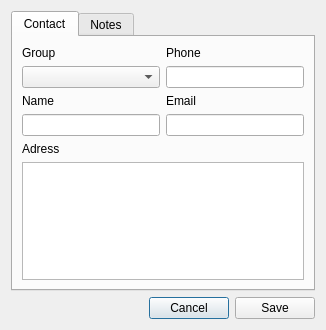
<ui version="4.0" >
 <class>AddDialog</class>
 <widget class="QDialog" name="AddDialog" >
  <property name="geometry" >
   <rect>
    <x>0</x>
    <y>0</y>
    <width>326</width>
    <height>330</height>
   </rect>
  </property>
  <property name="sizePolicy" >
   <sizepolicy vsizetype="Preferred" hsizetype="Fixed" >
    <horstretch>0</horstretch>
    <verstretch>0</verstretch>
   </sizepolicy>
  </property>
  <property name="windowTitle" >
   <string>Dialog</string>
  </property>
  <layout class="QGridLayout" >
   <item row="0" column="0" colspan="3" >
    <widget class="QTabWidget" name="tabWidget" >
     <property name="currentIndex" >
      <number>0</number>
     </property>
     <widget class="QWidget" name="tab" >
      <attribute name="title" >
       <string>Contact</string>
      </attribute>
      <layout class="QGridLayout" >
       <item row="0" column="0" >
        <widget class="QLabel" name="label_5" >
         <property name="text" >
          <string>Group</string>
         </property>
        </widget>
       </item>
       <item row="0" column="1" >
        <widget class="QLabel" name="label_3" >
         <property name="text" >
          <string>Phone</string>
         </property>
        </widget>
       </item>
       <item row="1" column="0" >
        <widget class="QComboBox" name="comboBox" />
       </item>
       <item row="1" column="1" >
        <widget class="QLineEdit" name="lineEdph" />
       </item>
       <item row="2" column="0" >
        <widget class="QLabel" name="label" >
         <property name="text" >
          <string>Name</string>
         </property>
        </widget>
       </item>
       <item row="2" column="1" >
        <widget class="QLabel" name="label_2" >
         <property name="text" >
          <string>Email</string>
         </property>
        </widget>
       </item>
       <item row="3" column="0" >
        <widget class="QLineEdit" name="lineEdname" />
       </item>
       <item row="3" column="1" >
        <widget class="QLineEdit" name="lineEdmail" />
       </item>
       <item row="4" column="0" colspan="2" >
        <widget class="QLabel" name="label_4" >
         <property name="text" >
          <string>Adress</string>
         </property>
        </widget>
       </item>
       <item row="5" column="0" colspan="2" >
        <widget class="QTextEdit" name="textAdress" />
       </item>
      </layout>
     </widget>
     <widget class="QWidget" name="tab_2" >
      <attribute name="title" >
       <string>Notes</string>
      </attribute>
      <layout class="QGridLayout" >
       <item row="0" column="0" >
        <widget class="QTextEdit" name="textNotes" />
       </item>
      </layout>
     </widget>
    </widget>
   </item>
   <item row="1" column="0" >
    <spacer>
     <property name="orientation" >
      <enum>Qt::Horizontal</enum>
     </property>
     <property name="sizeHint" >
      <size>
       <width>121</width>
       <height>20</height>
      </size>
     </property>
    </spacer>
   </item>
   <item row="1" column="1" >
    <widget class="QPushButton" name="btcancel" >
     <property name="text" >
      <string>Cancel</string>
     </property>
     <property name="icon" >
      <iconset resource="condat.qrc" >:/icons/b_drop.png</iconset>
     </property>
    </widget>
   </item>
   <item row="1" column="2" >
    <widget class="QPushButton" name="btsave" >
     <property name="text" >
      <string>Save</string>
     </property>
     <property name="icon" >
      <iconset resource="condat.qrc" >:/icons/save.png</iconset>
     </property>
    </widget>
   </item>
  </layout>
  <action name="actionAbout" >
   <property name="icon" >
    <iconset/>
   </property>
   <property name="text" >
    <string>About</string>
   </property>
  </action>
 </widget>
 <resources>
  <include location="condat.qrc" />
 </resources>
 <connections/>
</ui>
